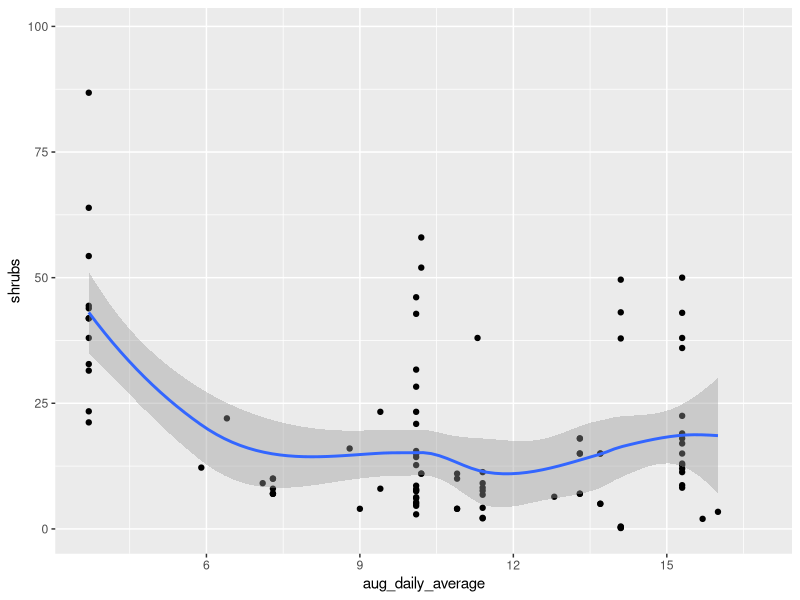
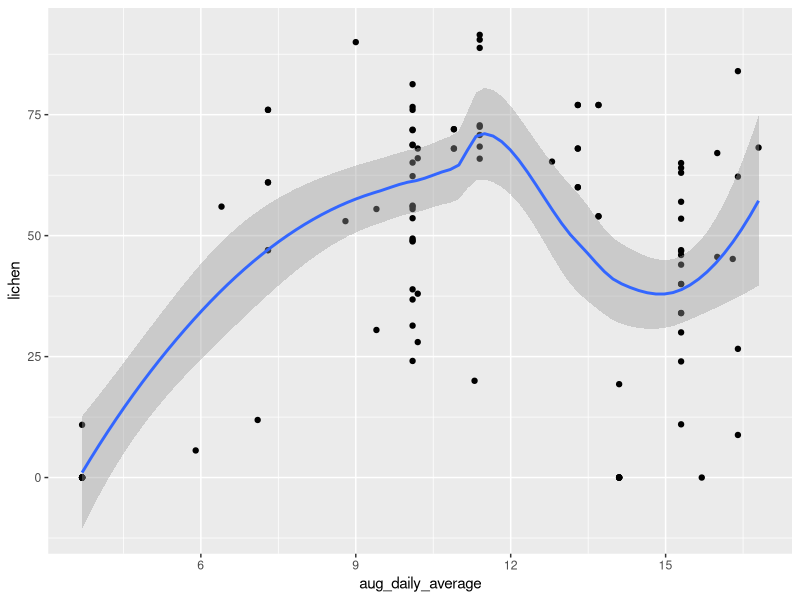
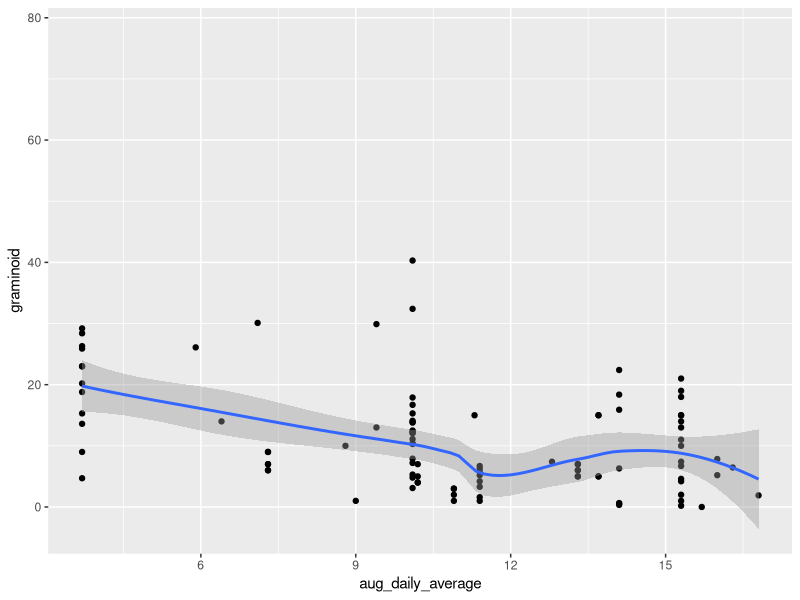

R code for these plots, in order:


library(data.table)
library(ggplot2)


df <- fread("input/foraging.csv")

ggplot(df, aes(aug_daily_average, shrubs)) +
  geom_point() +
  geom_smooth()
ggplot(df, aes(aug_daily_average, lichen)) +
  geom_point() +
  geom_smooth()
ggplot(df, aes(aug_daily_average, graminoid)) +
  geom_point() +
  geom_smooth()
